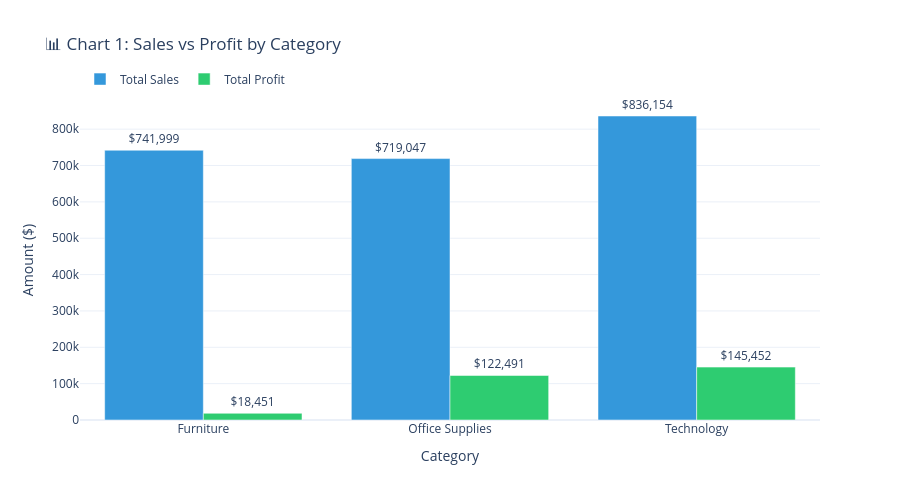

The notebook cell this image was saved under:
### Code cell
# ============================================================
# CELL 1 — CHART 1: Revenue & Profit by Category (Bar Chart)
# ============================================================

import pandas as pd
import plotly.graph_objects as go

df = pd.read_csv('SampleSuperstore.csv', encoding='latin1')

category_summary = df.groupby('Category').agg(
    Total_Sales  = ('Sales', 'sum'),
    Total_Profit = ('Profit', 'sum')
).reset_index()

fig = go.Figure()

fig.add_trace(go.Bar(
    name='Total Sales',
    x=category_summary['Category'],
    y=category_summary['Total_Sales'],
    marker_color='#3498db',
    text=category_summary['Total_Sales'].map('${:,.0f}'.format),
    textposition='outside'
))

fig.add_trace(go.Bar(
    name='Total Profit',
    x=category_summary['Category'],
    y=category_summary['Total_Profit'],
    marker_color='#2ecc71',
    text=category_summary['Total_Profit'].map('${:,.0f}'.format),
    textposition='outside'
))

fig.update_layout(
    title='📊 Chart 1: Sales vs Profit by Category',
    barmode='group',
    xaxis_title='Category',
    yaxis_title='Amount ($)',
    template='plotly_white',
    height=500,
    legend=dict(orientation='h', yanchor='bottom', y=1.02)
)

fig.show()
print("✅ Chart 1 done!")
fig.write_html('visuals/chart1_sales_vs_profit.html')
print("saved sucessfully")

### Figure 1 — Plotly figure (JSON) as saved in the notebook; plotly's stock layout.template omitted (floating-point values rounded to 4 significant figures)
{"data": [{"marker": {"color": "#3498db"}, "name": "Total Sales", "text": ["$741,999", "$719,047", "$836,154"], "textposition": "outside", "type": "bar", "x": ["Furniture", "Office Supplies", "Technology"], "y": [742000.0, 719000.0, 836200.0]}, {"marker": {"color": "#2ecc71"}, "name": "Total Profit", "text": ["$18,451", "$122,491", "$145,452"], "textposition": "outside", "type": "bar", "x": ["Furniture", "Office Supplies", "Technology"], "y": [18450.0, 122500.0, 145500.0]}], "layout": {"barmode": "group", "height": 500, "legend": {"orientation": "h", "y": 1.02, "yanchor": "bottom"}, "title": {"text": "📊 Chart 1: Sales vs Profit by Category"}, "xaxis": {"title": {"text": "Category"}}, "yaxis": {"title": {"text": "Amount ($)"}}}}
